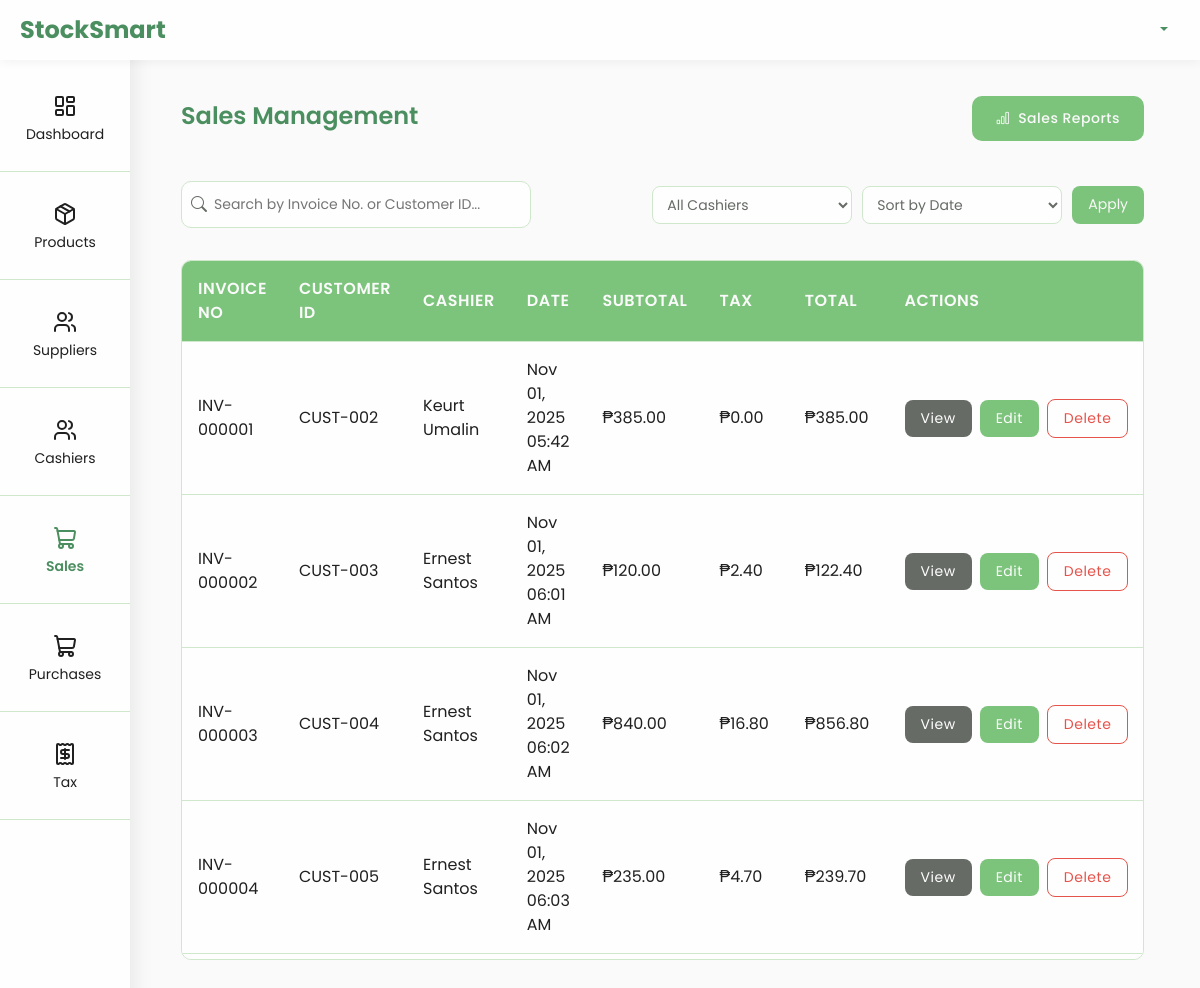
Page /sales/ on the committed database.
### pages/models.py (models this page shows, shortened)
class Invoice(models.Model):
    invoice_number = models.CharField(max_length=20, unique=True)
    customer_id = models.CharField(max_length=20, default='CUST-000')
    customer_name = models.CharField(max_length=100, blank=True, null=True)
    created_at = models.DateTimeField(auto_now_add=True)
    date_issued = models.DateTimeField(default=timezone.now)
    subtotal = models.DecimalField(max_digits=10, decimal_places=2, default=0)
    tax_amount = models.DecimalField(max_digits=10, decimal_places=2, default=0)
    total_amount = models.DecimalField(max_digits=10, decimal_places=2, default=0)
    cash_received = models.DecimalField(max_digits=10, decimal_places=2, default=0)
    change = models.DecimalField(max_digits=10, decimal_places=2, default=0)
    tax_rate = models.ForeignKey(TaxRate, null=True, blank=True, on_delete=models.SET_NULL)
    created_by = models.ForeignKey(User, on_delete=models.SET_NULL, null=True, blank=True, related_name='invoices_created')
    staff_name = models.CharField(max_length=100, default='Cashier')
    is_active = models.BooleanField(default=True)  # For soft delete
    def delete(self, *args, **kwargs):
        """Soft delete - mark as inactive instead of actually deleting"""
        self.is_active = False
        self.save()

### pages/views.py (the view)
# urls.py: path('sales/', views.sales_list, name='sales_list'),
def sales_list(request):
    sales = Invoice.objects.all()
    query = request.GET.get("q")
    if query:
        sales = sales.filter(
            Q(invoice_number__icontains=query) |
            Q(customer_id__icontains=query)
        )
    cashier = request.GET.get("cashier")
    if cashier:
        sales = sales.filter(staff_name__iexact=cashier)
    date_order = request.GET.get("date_order")
    if date_order == "asc":
        sales = sales.order_by("date_issued")
    elif date_order == "desc":
        sales = sales.order_by("-date_issued")
    cashiers_list = []
    for user in User.objects.filter(is_staff=False, is_superuser=False):
        full_name = f"{user.first_name} {user.last_name}".strip()
        if not full_name:
            full_name = user.username  # Fallback to username if no name
        cashiers_list.append({
            'username': user.username,
            'full_name': full_name
        })
    unique_cashiers = {}
    for cashier in cashiers_list:
        unique_cashiers[cashier['full_name']] = cashier
    cashiers = sorted(unique_cashiers.values(), key=lambda x: x['full_name'])
    return render(request, "admin/sales_list.html", {
        "sales": sales,
        "cashiers": cashiers,
    })

### pages/templates/admin/sales_list.html (shortened to what this page needs)
{% extends 'navigation/navbar.html' %}
{% block content %}
<div class="products-container">
  <div class="page-header">
    <h1 class="page-title">Sales Management</h1>
    <a href="{% url 'pages:sales_reports' %}" class="btn-primary">
        <i class="bi bi-bar-chart"></i>
        Sales Reports
    </a>
  </div>
  <div class="controls-bar">
    <form method="GET" action="{% url 'pages:sales_list' %}" class="filters-form">
      <div class="search-wrapper">
        <i class="bi bi-search"></i>
        <input type="text" name="q" placeholder="Search by Invoice No. or Customer ID..." value="{{ request.GET.q }}">
      </div>
      <div class="filter-group">
        <select name="cashier" class="filter-select">
          <option value="">All Cashiers</option>
        </select>
        <select name="date_order" class="filter-select">
          <option value="">Sort by Date</option>
        </select>
        <button type="submit" class="btn btn-filter">Apply</button>
      </div>
    </form>
  </div>
  <div class="table-wrapper">
    <table class="sales-table">
      <thead>
        <tr>
          <th>Invoice No</th>
          <th>Customer ID</th>
          <th>Cashier</th>
          <th>Date</th>
          <th>Subtotal</th>
          <th>Tax</th>
          <th>Total</th>
          <th>Actions</th>
        </tr>
      </thead>
      <tbody>
        {% for sale in sales %}
        <tr>
          <td>{{ sale.invoice_number }}</td>
          <td>{{ sale.customer_id|default:"-" }}</td>
          <td>{{ sale.staff_name|default:"-" }}</td>
          <td>{{ sale.date_issued|date:"M d, Y h:i A" }}</td>
          <td>₱{{ sale.subtotal }}</td>
          <td>₱{{ sale.tax_amount }}</td>
          <td>₱{{ sale.total_amount }}</td>
          <td>
            <div class="action-buttons">
              <button type="button" class="btn-action btn-view" data-bs-toggle="modal"
                data-bs-target="#saleDetailModal{{ sale.id }}">
                View
              </button>
              <a href="{% url 'pages:sales_edit' sale.id %}" class="btn-action btn-edit">Edit</a>
              <a href="{% url 'pages:sales_delete' sale.id %}" class="btn-action btn-delete"
                onclick="return confirm('Delete this sale record?')">Delete</a>
            </div>
          </td>
        </tr>
        {% empty %}
        <tr>
          <td colspan="8" class="text-center">No sales found.</td>
        </tr>
        {% endfor %}
      </tbody>
    </table>
  </div>
</div>
<link rel="stylesheet" href="https://cdn.jsdelivr.net/npm/bootstrap-icons@1.10.0/font/bootstrap-icons.css">
{% endblock %}

### pages/static/css/productpage.css (style rules this page uses)
:root { --font-heading: 'Poppins', sans-serif; --font-body: 'Roboto', sans-serif; --primary-bg: #fafafa; --secondary-bg: #e6efe3; --sidebar-bg: #fefefe; --header-bg: #fefefe; --text-primary: #1f201f; --text-secondary: #666b65; --accent-green: #7cc37b; --accent-green-light: #cfe8cb; --accent-green-dark: #4b8e5f; --border: #d2d8cf; --alert-red: #e5534b; --alert-red-light: #f7d6d3; --alert-red-dark: #b7322c; font-size: 16px; --fs-xs: 0.75rem; --fs-sm: 0.875rem; --fs-base: 1rem; --fs-lg: 1.125rem; --fs-xl: 1.25rem; --fs-2xl: 1.5rem; --fs-3xl: 1.875rem; --fs-4xl: 2.25rem; --fs-5xl: 3rem; --fs-6xl: 4rem; --fs-fluid-sm: clamp(0.875rem, 0.8vw, 1rem); --fs-fluid-md: clamp(1rem, 1vw, 1.25rem); --fs-fluid-lg: clamp(1.5rem, 2vw, 2.25rem); --fs-fluid-xl: clamp(2rem, 3vw, 3rem); --fs-fluid-xxl: clamp(3rem, 5vw, 5rem); --lh-tight: 1.2; --lh-normal: 1.5; --lh-relaxed: 1.7; --fw-regular: 400; --fw-medium: 500; --fw-semibold: 600; --fw-bold: 700; }
* { padding: 0; margin: 0; box-sizing: border-box; font-family: var(--font-heading); }
.products-container { max-width: 1700px; margin: 0 auto; padding: 1rem 1.5rem; }
.page-header { display: flex; justify-content: space-between; align-items: center; margin-bottom: 2.5rem; }
.page-title { font-size: var(--fs-2xl); font-weight: var(--fw-semibold); color: var(--accent-green-dark); margin-bottom: 0.25rem; }
.controls-bar { display: flex; justify-content: space-between; align-items: flex-end; gap: 2rem; margin-bottom: 2rem; flex-wrap: wrap; }
.search-wrapper { flex: 0 1 400px; min-width: 300px; max-width: 400px; }
.search-wrapper i { position: absolute; left: 1rem; top: 50%; transform: translateY(-50%); color: var(--text-secondary); }
.search-wrapper input { width: 100%; padding: 0.75rem 1rem 0.75rem 2.75rem; border: 1px solid var(--accent-green-light); border-radius: 10px; background: var(--sidebar-bg); font-size: var(--fs-sm); transition: all 0.2s; color: var(--text-secondary); }
.filter-group { display: flex; flex: 0 1 400px; min-width: 300px; max-width: 400px; justify-content: flex-end; }
.filter-select { padding: 0.755rem 1rem; border: 1px solid var(--accent-green-light); border-radius: 10px; font-size: var(--fs-sm); cursor: pointer; background: var(--header-bg); flex: 1; min-width: 200px; color: var(--text-secondary); }
.btn-action { flex: 1; display: flex; align-items: center; justify-content: center; padding: 0.65rem; border-radius: 10px; font-size: var(--fs-sm); cursor: pointer; transition: all 0.2s; border: none; text-decoration: none; transition: background-color 0.3s ease; font-weight: var(--medium); letter-spacing: 0.5px; font-family: var(--font-heading); }
.btn-edit { background: var(--accent-green); color: var(--primary-bg); }
.btn-delete { border: 1px solid var(--alert-red); color: var(--alert-red); }
.btn-primary, .btn-secondary { display: inline-flex; align-items: center; gap: 0.5rem; padding: 0.75rem 1.5rem; border-radius: 10px; font-weight: var(--fw-medium); font-size: var(--fs-sm); letter-spacing: 0.5px; font-family: var(--font-heading); cursor: pointer; transition: all 0.2s; border: none; text-decoration: none; }
.btn-primary { background: var(--accent-green); color: var(--primary-bg); }
@media (max-width: 1200px) { .controls-bar { gap: 1.5rem; } }
@media (max-width: 1200px) { .search-wrapper { flex: 1; min-width: 250px; max-width: 350px; } }
@media (max-width: 1200px) { .filter-group { min-width: 250px; max-width: 350px; } }

### pages/static/css/header&footer.css (style rules this page uses)
:root { --font-heading: 'Poppins', sans-serif; --font-body: 'Roboto', sans-serif; --primary-bg: #fafafa; --secondary-bg: #e6efe3; --sidebar-bg: #fefefe; --header-bg: #fefefe; --text-primary: #1f201f; --text-secondary: #666b65; --accent-green: #7cc37b; --accent-green-light: #cfe8cb; --accent-green-dark: #4b8e5f; --border: #d2d8cf; }
body { min-height: 100vh; font-family: var(--font-body); background: var(--primary-bg); color: var(--text-primary); display: flex; flex-direction: column; }

### rows in the picture
Invoice: invoice_number "INV-000001", customer_id "CUST-002", staff_name "Keurt Umalin", date_issued "Nov 01, 2025 05:42 AM", subtotal "385.00", tax_amount "0.00", total_amount "385.00"
Invoice: invoice_number "INV-000002", customer_id "CUST-003", staff_name "Ernest Santos", date_issued "Nov 01, 2025 06:01 AM", subtotal "120.00", tax_amount "2.40", total_amount "122.40"
Invoice: invoice_number "INV-000003", customer_id "CUST-004", staff_name "Ernest Santos", date_issued "Nov 01, 2025 06:02 AM", subtotal "840.00", tax_amount "16.80", total_amount "856.80"
Invoice: invoice_number "INV-000004", customer_id "CUST-005", staff_name "Ernest Santos", date_issued "Nov 01, 2025 06:03 AM", subtotal "235.00", tax_amount "4.70", total_amount "239.70"
